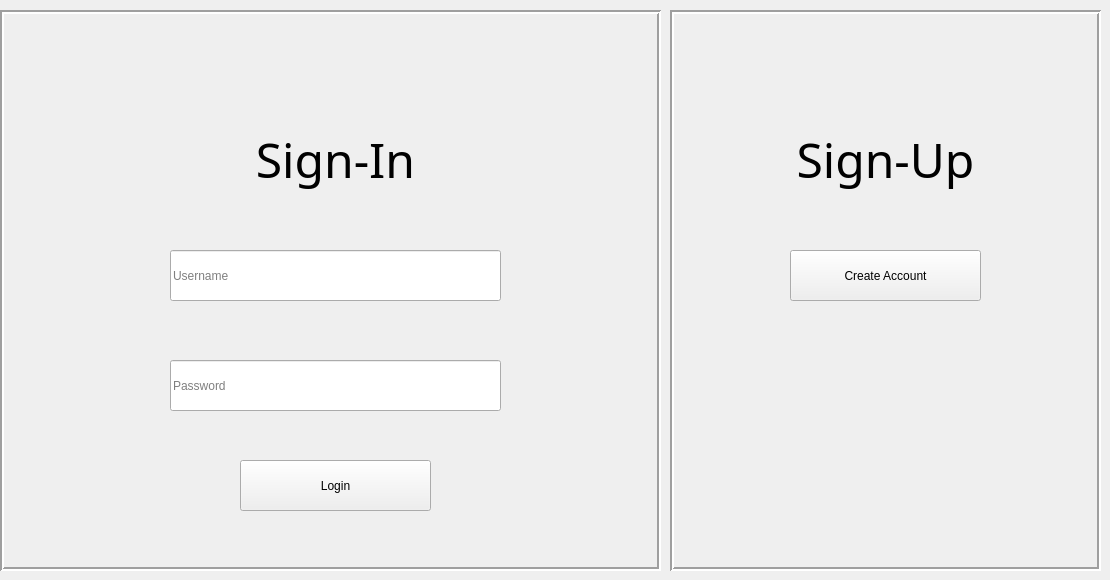
    <widget class="QWidget" name="HomePage">
     <widget class="QFrame" name="frame_2">
      <property name="geometry">
       <rect>
        <x>0</x>
        <y>10</y>
        <width>661</width>
        <height>561</height>
       </rect>
      </property>
      <property name="sizePolicy">
       <sizepolicy hsizetype="Preferred" vsizetype="Preferred">
        <horstretch>0</horstretch>
        <verstretch>0</verstretch>
       </sizepolicy>
      </property>
      <property name="frameShape">
       <enum>QFrame::Box</enum>
      </property>
      <property name="frameShadow">
       <enum>QFrame::Sunken</enum>
      </property>
      <property name="lineWidth">
       <number>2</number>
      </property>
      <widget class="QLabel" name="label">
       <property name="geometry">
        <rect>
         <x>170</x>
         <y>90</y>
         <width>331</width>
         <height>118</height>
        </rect>
       </property>
       <property name="font">
        <font>
         <family>MV Boli</family>
         <pointsize>36</pointsize>
        </font>
       </property>
       <property name="layoutDirection">
        <enum>Qt::LeftToRight</enum>
       </property>
       <property name="frameShape">
        <enum>QFrame::NoFrame</enum>
       </property>
       <property name="midLineWidth">
        <number>1</number>
       </property>
       <property name="text">
        <string>Sign-In</string>
       </property>
       <property name="alignment">
        <set>Qt::AlignCenter</set>
       </property>
      </widget>
      <widget class="QLineEdit" name="lineEdit_loginPassword">
       <property name="geometry">
        <rect>
         <x>170</x>
         <y>350</y>
         <width>331</width>
         <height>51</height>
        </rect>
       </property>
       <property name="echoMode">
        <enum>QLineEdit::Password</enum>
       </property>
       <property name="placeholderText">
        <string>Password</string>
       </property>
       <property name="cursorMoveStyle">
        <enum>Qt::VisualMoveStyle</enum>
       </property>
      </widget>
      <widget class="QPushButton" name="pushButton_login">
       <property name="enabled">
        <bool>true</bool>
       </property>
       <property name="geometry">
        <rect>
         <x>240</x>
         <y>450</y>
         <width>191</width>
         <height>51</height>
        </rect>
       </property>
       <property name="mouseTracking">
        <bool>false</bool>
       </property>
       <property name="focusPolicy">
        <enum>Qt::StrongFocus</enum>
       </property>
       <property name="text">
        <string>Login</string>
       </property>
       <property name="autoDefault">
        <bool>true</bool>
       </property>
       <property name="default">
        <bool>false</bool>
       </property>
       <property name="flat">
        <bool>false</bool>
       </property>
      </widget>
      <widget class="QLineEdit" name="lineEdit_loginUsername">
       <property name="geometry">
        <rect>
         <x>170</x>
         <y>240</y>
         <width>331</width>
         <height>51</height>
        </rect>
       </property>
       <property name="placeholderText">
        <string>Username</string>
       </property>
       <property name="cursorMoveStyle">
        <enum>Qt::VisualMoveStyle</enum>
       </property>
      </widget>
      <widget class="QLabel" name="label_3">
       <property name="geometry">
        <rect>
         <x>10</x>
         <y>10</y>
         <width>271</width>
         <height>141</height>
        </rect>
       </property>
       <property name="text">
        <string>&lt;html&gt;&lt;head/&gt;&lt;body&gt;&lt;p&gt;&lt;img src=&quot;:/newPrefix/copy.png&quot;/&gt;&lt;/p&gt;&lt;/body&gt;&lt;/html&gt;</string>
       </property>
       <property name="alignment">
        <set>Qt::AlignLeading|Qt::AlignLeft|Qt::AlignTop</set>
       </property>
      </widget>
     </widget>
     <widget class="QFrame" name="frame_3">
      <property name="geometry">
       <rect>
        <x>670</x>
        <y>10</y>
        <width>431</width>
        <height>561</height>
       </rect>
      </property>
      <property name="sizePolicy">
       <sizepolicy hsizetype="Preferred" vsizetype="Preferred">
        <horstretch>0</horstretch>
        <verstretch>0</verstretch>
       </sizepolicy>
      </property>
      <property name="frameShape">
       <enum>QFrame::Box</enum>
      </property>
      <property name="frameShadow">
       <enum>QFrame::Sunken</enum>
      </property>
      <property name="lineWidth">
       <number>2</number>
      </property>
      <widget class="QLabel" name="label_2">
       <property name="geometry">
        <rect>
         <x>50</x>
         <y>90</y>
         <width>331</width>
         <height>118</height>
        </rect>
       </property>
       <property name="font">
        <font>
         <family>MV Boli</family>
         <pointsize>36</pointsize>
        </font>
       </property>
       <property name="layoutDirection">
        <enum>Qt::LeftToRight</enum>
       </property>
       <property name="frameShape">
        <enum>QFrame::NoFrame</enum>
       </property>
       <property name="midLineWidth">
        <number>1</number>
       </property>
       <property name="text">
        <string>Sign-Up</string>
       </property>
       <property name="alignment">
        <set>Qt::AlignCenter</set>
       </property>
      </widget>
      <widget class="QPushButton" name="pushButton_createAccount">
       <property name="geometry">
        <rect>
         <x>120</x>
         <y>240</y>
         <width>191</width>
         <height>51</height>
        </rect>
       </property>
       <property name="focusPolicy">
        <enum>Qt::StrongFocus</enum>
       </property>
       <property name="text">
        <string>Create Account</string>
       </property>
       <property name="autoDefault">
        <bool>true</bool>
       </property>
      </widget>
     </widget>
    </widget>
